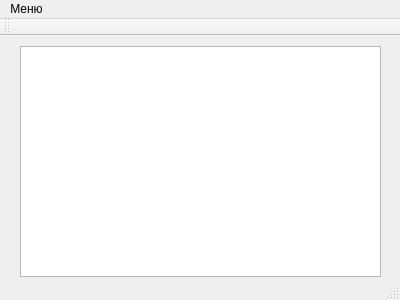
<?xml version="1.0" encoding="UTF-8"?>
<ui version="4.0">
 <class>MainWindow</class>
 <widget class="QMainWindow" name="MainWindow">
  <property name="geometry">
   <rect>
    <x>0</x>
    <y>0</y>
    <width>400</width>
    <height>300</height>
   </rect>
  </property>
  <property name="windowTitle">
   <string>Лабораторная работа №1</string>
  </property>
  <widget class="QWidget" name="centralWidget">
   <widget class="QTextEdit" name="textEdit">
    <property name="geometry">
     <rect>
      <x>20</x>
      <y>10</y>
      <width>361</width>
      <height>231</height>
     </rect>
    </property>
   </widget>
  </widget>
  <widget class="QMenuBar" name="menuBar">
   <property name="geometry">
    <rect>
     <x>0</x>
     <y>0</y>
     <width>400</width>
     <height>21</height>
    </rect>
   </property>
   <widget class="QMenu" name="menu">
    <property name="title">
     <string>Меню</string>
    </property>
    <addaction name="action"/>
    <addaction name="action_2"/>
   </widget>
   <addaction name="menu"/>
  </widget>
  <widget class="QToolBar" name="mainToolBar">
   <attribute name="toolBarArea">
    <enum>TopToolBarArea</enum>
   </attribute>
   <attribute name="toolBarBreak">
    <bool>false</bool>
   </attribute>
  </widget>
  <widget class="QStatusBar" name="statusBar"/>
  <action name="action">
   <property name="text">
    <string>Автор</string>
   </property>
  </action>
  <action name="action_2">
   <property name="text">
    <string>Выход</string>
   </property>
  </action>
 </widget>
 <layoutdefault spacing="6" margin="11"/>
 <resources/>
 <connections>
  <connection>
   <sender>action_2</sender>
   <signal>triggered()</signal>
   <receiver>MainWindow</receiver>
   <slot>close()</slot>
   <hints>
    <hint type="sourcelabel">
     <x>-1</x>
     <y>-1</y>
    </hint>
    <hint type="destinationlabel">
     <x>199</x>
     <y>149</y>
    </hint>
   </hints>
  </connection>
 </connections>
</ui>
